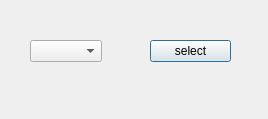
<?xml version="1.0" encoding="UTF-8"?>
<ui version="4.0">
 <class>LabelROI</class>
 <widget class="QDialog" name="LabelROI">
  <property name="geometry">
   <rect>
    <x>0</x>
    <y>0</y>
    <width>268</width>
    <height>119</height>
   </rect>
  </property>
  <property name="windowTitle">
   <string>Dialog</string>
  </property>
  <widget class="QComboBox" name="comboBox">
   <property name="geometry">
    <rect>
     <x>30</x>
     <y>40</y>
     <width>72</width>
     <height>22</height>
    </rect>
   </property>
  </widget>
  <widget class="QPushButton" name="pushButton">
   <property name="geometry">
    <rect>
     <x>150</x>
     <y>40</y>
     <width>81</width>
     <height>22</height>
    </rect>
   </property>
   <property name="text">
    <string>select</string>
   </property>
  </widget>
 </widget>
 <resources/>
 <connections/>
</ui>
